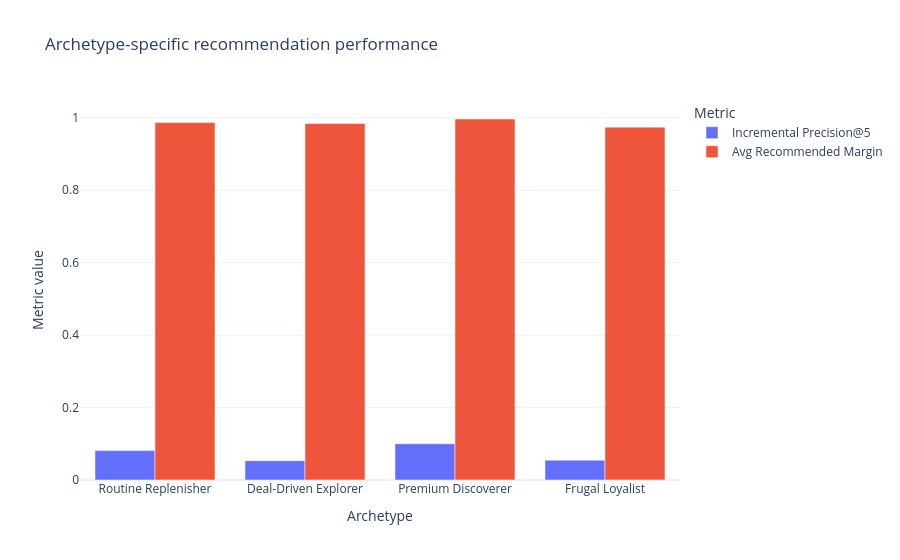

Source (notebook cell):
### Code cell
performance_long = performance.melt(
    id_vars='archetype',
    value_vars=['avg_incremental_precision_at_5', 'avg_recommended_margin'],
    var_name='metric',
    value_name='value',
)
performance_long['metric'] = performance_long['metric'].map({
    'avg_incremental_precision_at_5': 'Incremental Precision@5',
    'avg_recommended_margin': 'Avg Recommended Margin',
})
fig_perf = px.bar(
    performance_long,
    x='archetype',
    y='value',
    color='metric',
    barmode='group',
    category_orders={'archetype': ARCHETYPE_ORDER},
    labels={'value': 'Metric value', 'archetype': 'Archetype', 'metric': 'Metric'},
    title='Archetype-specific recommendation performance',
)
fig_perf.update_layout(template='plotly_white')
fig_perf.write_html(FIGURES / 'archetype_performance_bar.html')
fig_perf.show()

### Figure 1 — Plotly figure (JSON) as saved in the notebook; plotly's stock layout.template omitted (floating-point values rounded to 4 significant figures)
{"data": [{"alignmentgroup": "True", "hovertemplate": "Metric=Incremental Precision@5<br>Archetype=%{x}<br>Metric value=%{y}<extra></extra>", "legendgroup": "Incremental Precision@5", "marker": {"color": "#636efa", "pattern": {"shape": ""}}, "name": "Incremental Precision@5", "offsetgroup": "Incremental Precision@5", "orientation": "v", "showlegend": true, "textposition": "auto", "type": "bar", "x": ["Routine Replenisher", "Deal-Driven Explorer", "Premium Discoverer", "Frugal Loyalist"], "xaxis": "x", "y": [0.08111, 0.05311, 0.1, 0.05484], "yaxis": "y"}, {"alignmentgroup": "True", "hovertemplate": "Metric=Avg Recommended Margin<br>Archetype=%{x}<br>Metric value=%{y}<extra></extra>", "legendgroup": "Avg Recommended Margin", "marker": {"color": "#EF553B", "pattern": {"shape": ""}}, "name": "Avg Recommended Margin", "offsetgroup": "Avg Recommended Margin", "orientation": "v", "showlegend": true, "textposition": "auto", "type": "bar", "x": ["Routine Replenisher", "Deal-Driven Explorer", "Premium Discoverer", "Frugal Loyalist"], "xaxis": "x", "y": [0.9867, 0.9842, 0.9967, 0.9742], "yaxis": "y"}], "layout": {"barmode": "group", "legend": {"title": {"text": "Metric"}, "tracegroupgap": 0}, "title": {"text": "Archetype-specific recommendation performance"}, "xaxis": {"anchor": "y", "categoryarray": ["Routine Replenisher", "Deal-Driven Explorer", "Premium Discoverer", "Frugal Loyalist"], "categoryorder": "array", "domain": [0.0, 1.0], "title": {"text": "Archetype"}}, "yaxis": {"anchor": "x", "domain": [0.0, 1.0], "title": {"text": "Metric value"}}}}
